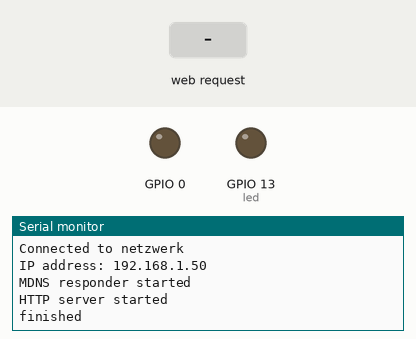
This sketch was run on a simulated ESP8266 (NodeMCU). Parts: output pins drawn as LEDs (lit = HIGH), the last lines printed to the serial monitor. The test bench sets the inputs (shaded band). WiFi joins after 1.5 s; servers stay silent unless stated; uploads are accepted with an empty reply.

Above: at 2.7 s.
2.8 s: HTTP request GET /open?pin=1 received
At 3.6 s:
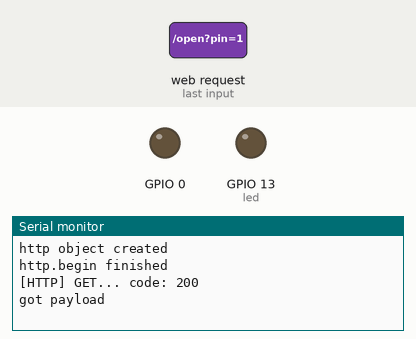
4.3 s: HTTP request GET /getId?pin=1 received
At 4.46 s:
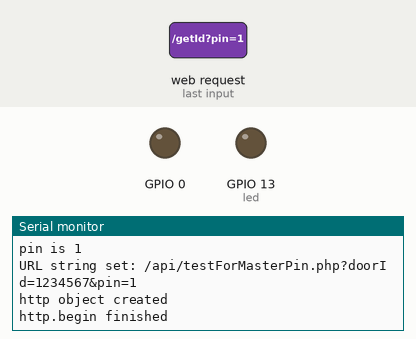
5.8 s: HTTP request GET /addPin?pin=1 received
At 5.96 s:
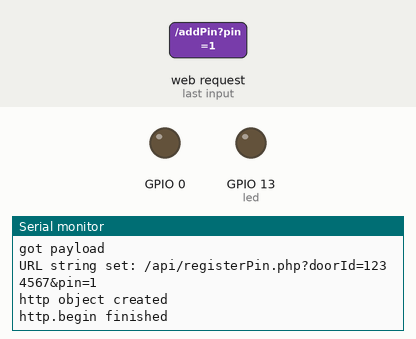

The sketch:

entryManagement.ino
```cpp
#include <ESP8266WiFi.h>
#include <WiFiClient.h>
#include <ESP8266WebServer.h>
#include <ESP8266mDNS.h>

#include <ESP8266HTTPClient.h>


const char* ssid = "netzwerk";
const char* password = "da43GECk";
const int httpPort = 80;

int chipId;

WiFiClient client;


ESP8266WebServer server(80);

const int led = 13;

void setDoor(bool door_open)
{

  if(door_open)
  {
    digitalWrite(0, HIGH);
  }
  else
  {
    digitalWrite(0, LOW);
  }

}


void returnFail(String msg) {
  server.send(500, "text/plain", msg + "\r\n");
}


void handleRoot() {
  digitalWrite(led, 1);
  server.send(200, "text/plain", "hello from esp8266!");
  digitalWrite(led, 0);
}

void handleNotFound(){
  digitalWrite(led, 1);
  String message = "File Not Found\n\n";
  message += "URI: ";
  message += server.uri();
  message += "\nMethod: ";
  message += (server.method() == HTTP_GET)?"GET":"POST";
  message += "\nArguments: ";
  message += server.args();
  message += "\n";
  for (uint8_t i=0; i<server.args(); i++){
    message += " " + server.argName(i) + ": " + server.arg(i) + "\n";
  }
  server.send(404, "text/plain", message);
  digitalWrite(led, 0);
}

void getId()
{


if(!server.hasArg("pin")) return returnFail("NO PIN");
  String pin = server.arg("pin");
  Serial.println("pin is " + pin);

String url = "/api/testForMasterPin.php?";
  url += "doorId=";
  url += chipId;
  url += "&pin=" ;
  url += pin;
  Serial.println("URL string set: " + url);
  HTTPClient http;
  Serial.println("http object created");

        http.begin("entrymanagement.pe.hu", 80, url); //HTTP
        Serial.println("http.begin finished");
        int httpCode = http.GET();
        String payload = "0";
        if(httpCode) {
            // HTTP header has been send and Server response header has been handled
            Serial.printf("[HTTP] GET... code: %d\n", httpCode);

            // file found at server
            if(httpCode == 200) {
              Serial.println("got payload");
                payload = http.getString();
                Serial.println(payload);
            }
        } else {
            Serial.print("[HTTP] GET... failed, no connection or no HTTP server\n");
        }

  if(payload == "1")
  {
    server.send(200, "text/plain", String(chipId));
  }
  else{
    server.send(200, "text/plain", "is not master");
  }
}

void handleOpen()
{
  if(!server.hasArg("pin")) return returnFail("NO PIN");
  String pin = server.arg("pin");
  Serial.println("pin is " + pin);

String url = "/api/validatePin.php?";
  url += "doorId=";
  url += chipId;
  url += "&pin=" ;
  url += pin;
  Serial.println("URL string set: " + url);
  HTTPClient http;
  Serial.println("http object created");

        http.begin("entrymanagement.pe.hu", 80, url); //HTTP
        Serial.println("http.begin finished");
        int httpCode = http.GET();
        String payload = "0";
        if(httpCode) {
            // HTTP header has been send and Server response header has been handled
            Serial.printf("[HTTP] GET... code: %d\n", httpCode);

            // file found at server
            if(httpCode == 200) {
              Serial.println("got payload");
                payload = http.getString();
                Serial.println(payload);
            }
        } else {
            Serial.print("[HTTP] GET... failed, no connection or no HTTP server\n");
        }

  if(payload == "1")
  {
    setDoor(true);
    server.send(200, "text/plain", "door opened");
    delay(3000);
    setDoor(false);
  }
  else{
    server.send(200, "text/plain", "door not opened");
  }
}

void testEsp()
{
  server.send(200, "text/plain", "ESP");
}

void addPin()
{
  if(!server.hasArg("pin")) return returnFail("NO PIN");
  String pin = server.arg("pin");

  String url = "/api/registerPin.php?";
  url += "doorId=";
  url += chipId;
  url += "&pin=";
  url += pin;
  Serial.println("URL string set: " + url);
  HTTPClient http;
  Serial.println("http object created");

        http.begin("entrymanagement.pe.hu", 80, url); //HTTP
        Serial.println("http.begin finished");
        int httpCode = http.GET();
        String payload = "0";
        if(httpCode) {
            // HTTP header has been send and Server response header has been handled
            Serial.printf("[HTTP] GET... code: %d\n", httpCode);

            // file found at server
            if(httpCode == 200) {
              Serial.println("got payload");
                payload = http.getString();
                Serial.println(payload);
            }
        } else {
            Serial.print("[HTTP] GET... failed, no connection or no HTTP server\n");
        }
        server.send(200, "text/plain", "done");
}

void removePin()
{
  if(!server.hasArg("pin") && !server.hasArg("masterPin")) return returnFail("NO PIN");
  String pin = server.arg("pin");
  String masterPin = server.arg("masterPin");

  String url = "/api/revokePin.php?";
  url += "doorId=";
  url += chipId;
  url += "&pin=";
  url += pin;
  url += "&masterPin=";
  url += masterPin;
Serial.println("URL string set: " + url);
  HTTPClient http;
  Serial.println("http object created");

        http.begin("entrymanagement.pe.hu", 80, url); //HTTP
        Serial.println("http.begin finished");
        int httpCode = http.GET();
        String payload = "0";
        if(httpCode) {
            // HTTP header has been send and Server response header has been handled
            Serial.printf("[HTTP] GET... code: %d\n", httpCode);

            // file found at server
            if(httpCode == 200) {
              Serial.println("got payload");
                payload = http.getString();
                Serial.println(payload);
            }
        } else {
            Serial.print("[HTTP] GET... failed, no connection or no HTTP server\n");
        }
        server.send(200, "text/plain", "done");
}

void setup(void){
  chipId = ESP.getChipId();
  pinMode(led, OUTPUT);
  //pinMode(D1, OUTPUT);
  pinMode(0, OUTPUT);
  //digitalWrite(D1, HIGH);
  setDoor(false);
  digitalWrite(led, 0);
  Serial.begin(115200);
  Serial.println(chipId);
  WiFi.begin(ssid, password);
  Serial.println("");

  // Wait for connection
  while (WiFi.status() != WL_CONNECTED) {
    delay(500);
    Serial.print(".");
  }
  Serial.println("");
  Serial.print("Connected to ");
  Serial.println(ssid);
  Serial.print("IP address: ");
  Serial.println(WiFi.localIP());

  if (MDNS.begin("esp8266")) {
    Serial.println("MDNS responder started");
  }

  server.on("/", handleRoot);

  server.on("/open", handleOpen);
  server.on("/getId", getId);
  server.on("/testEsp", testEsp);
  server.on("/addPin", addPin);
  server.on("/removePin", removePin);

  server.onNotFound(handleNotFound);

  server.begin();
  Serial.println("HTTP server started");


  //DEBUG-------------------------------------------------------------------------------------


  Serial.println("finished");
}

void loop(void){
  server.handleClient();
  //Serial.print(".");
}
```

Measured:
- after the input at 2.8 s, the serial monitor: prints a new line at once (image 1)
- after the input at 4.3 s, the serial monitor: prints a new line at once (image 2)
- after the input at 5.8 s, the serial monitor: prints a new line at once (image 3)
